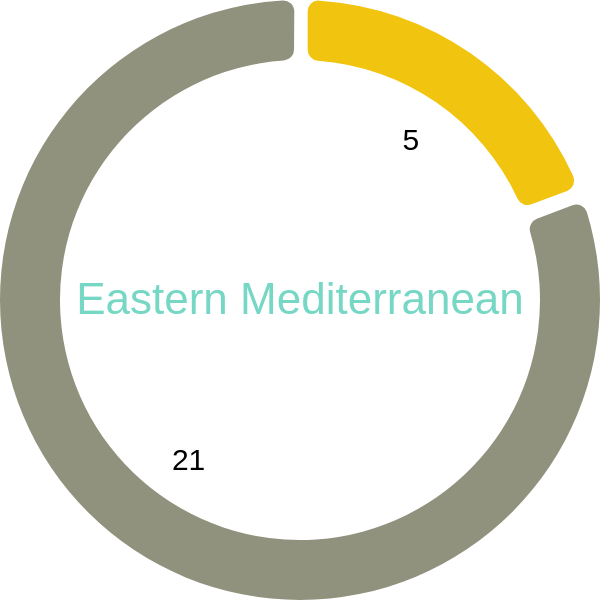

Express this chart as Vega-Lite.
### Vega specification from a JSON file in a GitHub repository (floating-point values rounded to 4 significant figures)
{"$schema": "https://vega.github.io/schema/vega/v5.json", "description": "Donut Chart of Development Status in Eastern Mediterranean", "width": 300, "height": 300, "autosize": "none", "signals": [{"name": "startAngle", "value": 0}, {"name": "endAngle", "value": 6.29}, {"name": "padAngle", "value": 0.04}, {"name": "innerRadius", "value": 120}, {"name": "cornerRadius", "value": 5.5}, {"name": "sort", "value": false}], "data": [{"name": "table", "values": [{"Region": "Developed", "Total_cases": 5}, {"Region": "Developing", "Total_cases": 21}], "transform": [{"type": "pie", "field": "Total_cases", "startAngle": {"signal": "startAngle"}, "endAngle": {"signal": "endAngle"}, "sort": {"signal": "sort"}}]}], "scales": [{"name": "color", "type": "ordinal", "domain": {"data": "table", "field": "Region"}, "range": ["#F1C40F", "#90927d"]}], "marks": [{"type": "arc", "from": {"data": "table"}, "encode": {"enter": {"fill": {"scale": "color", "field": "Region"}, "x": {"signal": "width / 2"}, "y": {"signal": "height / 2"}}, "update": {"startAngle": {"field": "startAngle"}, "endAngle": {"field": "endAngle"}, "padAngle": {"signal": "padAngle"}, "innerRadius": {"signal": "innerRadius"}, "outerRadius": {"signal": "width / 2"}, "cornerRadius": {"signal": "cornerRadius"}}}}, {"name": "mark_id", "type": "text", "from": {"data": "table"}, "encode": {"enter": {"text": {"signal": "if(datum['endAngle'] - datum['startAngle'] < 0.3, '', datum['Total_cases'])"}, "x": {"signal": "width / 2"}, "y": {"signal": "height / 2"}, "radius": {"signal": "width / 2 * 0.65"}, "theta": {"signal": "(datum['startAngle'] + datum['endAngle']) / 2"}, "fill": {"value": "black"}, "fontSize": {"value": 15}, "align": {"value": "center"}, "baseline": {"value": "middle"}}}}, {"type": "text", "encode": {"enter": {"x": {"signal": "width / 2"}, "y": {"signal": "height / 2"}, "text": {"value": "Eastern Mediterranean"}, "fontSize": {"value": 22}, "align": {"value": "center"}, "baseline": {"value": "middle"}, "fill": {"value": "#76D7C4"}}}}]}
